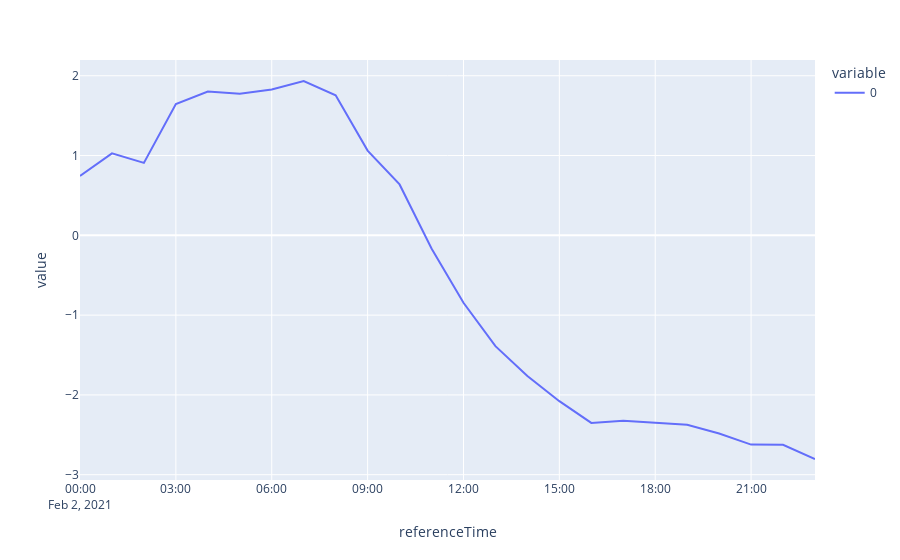

Source (notebook cell):
### Code cell
difference = df_test['predictions'] - df_test['historical_temperatures']
difference_plot = px.line(df_test['predictions'] - df_test['historical_temperatures'])
difference_plot.show()

### Figure 1 — Plotly figure (JSON) as saved in the notebook; plotly's stock layout.template omitted (floating-point values rounded to 4 significant figures)
{"data": [{"hovertemplate": "variable=0<br>referenceTime=%{x}<br>value=%{y}<extra></extra>", "legendgroup": "0", "line": {"color": "#636efa", "dash": "solid"}, "marker": {"symbol": "circle"}, "mode": "lines", "name": "0", "orientation": "v", "showlegend": true, "type": "scatter", "x": ["2021-02-02T00:00:00+00:00", "2021-02-02T01:00:00+00:00", "2021-02-02T02:00:00+00:00", "2021-02-02T03:00:00+00:00", "2021-02-02T04:00:00+00:00", "2021-02-02T05:00:00+00:00", "2021-02-02T06:00:00+00:00", "2021-02-02T07:00:00+00:00", "2021-02-02T08:00:00+00:00", "2021-02-02T09:00:00+00:00", "2021-02-02T10:00:00+00:00", "2021-02-02T11:00:00+00:00", "2021-02-02T12:00:00+00:00", "2021-02-02T13:00:00+00:00", "2021-02-02T14:00:00+00:00", "2021-02-02T15:00:00+00:00", "2021-02-02T16:00:00+00:00", "2021-02-02T17:00:00+00:00", "2021-02-02T18:00:00+00:00", "2021-02-02T19:00:00+00:00", "2021-02-02T20:00:00+00:00", "2021-02-02T21:00:00+00:00", "2021-02-02T22:00:00+00:00", "2021-02-02T23:00:00+00:00"], "xaxis": "x", "y": [0.7444, 1.028, 0.908, 1.647, 1.803, 1.774, 1.829, 1.934, 1.755, 1.062, 0.6382, -0.1639, -0.845, -1.389, -1.763, -2.078, -2.35, -2.324, -2.348, -2.375, -2.483, -2.622, -2.624, -2.803], "yaxis": "y"}], "layout": {"legend": {"title": {"text": "variable"}, "tracegroupgap": 0}, "margin": {"t": 60}, "xaxis": {"anchor": "y", "domain": [0, 1], "title": {"text": "referenceTime"}}, "yaxis": {"anchor": "x", "domain": [0, 1], "title": {"text": "value"}}}}
